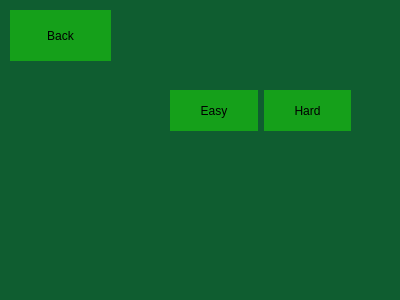
<?xml version="1.0" encoding="UTF-8"?>
<ui version="4.0">
 <class>Settings</class>
 <widget class="QDialog" name="Settings">
  <property name="geometry">
   <rect>
    <x>0</x>
    <y>0</y>
    <width>400</width>
    <height>300</height>
   </rect>
  </property>
  <property name="windowTitle">
   <string>Dialog</string>
  </property>
  <property name="styleSheet">
   <string notr="true">background-color: rgb(15, 93, 48);</string>
  </property>
  <widget class="QLabel" name="DifficultyLabel">
   <property name="geometry">
    <rect>
     <x>20</x>
     <y>100</y>
     <width>111</width>
     <height>22</height>
    </rect>
   </property>
   <property name="styleSheet">
    <string notr="true">background-color: rgba(21, 160, 26, 0);
color: rgb(255, 255, 255);
border: none</string>
   </property>
   <property name="text">
    <string/>
   </property>
  </widget>
  <widget class="QWidget" name="layoutWidget">
   <property name="geometry">
    <rect>
     <x>170</x>
     <y>90</y>
     <width>181</width>
     <height>41</height>
    </rect>
   </property>
   <layout class="QHBoxLayout" name="horizontalLayout">
    <item>
     <widget class="QPushButton" name="EasyButton">
      <property name="sizePolicy">
       <sizepolicy hsizetype="Minimum" vsizetype="Preferred">
        <horstretch>0</horstretch>
        <verstretch>0</verstretch>
       </sizepolicy>
      </property>
      <property name="styleSheet">
       <string notr="true">background-color: rgb(21, 160, 26);
border: none</string>
      </property>
      <property name="text">
       <string>Easy</string>
      </property>
     </widget>
    </item>
    <item>
     <widget class="QPushButton" name="HardButton">
      <property name="sizePolicy">
       <sizepolicy hsizetype="Minimum" vsizetype="Preferred">
        <horstretch>0</horstretch>
        <verstretch>0</verstretch>
       </sizepolicy>
      </property>
      <property name="styleSheet">
       <string notr="true">background-color: rgb(21, 160, 26);
border: none</string>
      </property>
      <property name="text">
       <string>Hard</string>
      </property>
     </widget>
    </item>
   </layout>
  </widget>
  <widget class="QPushButton" name="BackButton">
   <property name="geometry">
    <rect>
     <x>10</x>
     <y>10</y>
     <width>101</width>
     <height>51</height>
    </rect>
   </property>
   <property name="sizePolicy">
    <sizepolicy hsizetype="Minimum" vsizetype="Preferred">
     <horstretch>0</horstretch>
     <verstretch>0</verstretch>
    </sizepolicy>
   </property>
   <property name="styleSheet">
    <string notr="true">background-color: rgb(21, 160, 26);
border: none</string>
   </property>
   <property name="text">
    <string>Back</string>
   </property>
  </widget>
 </widget>
 <resources/>
 <connections/>
</ui>
